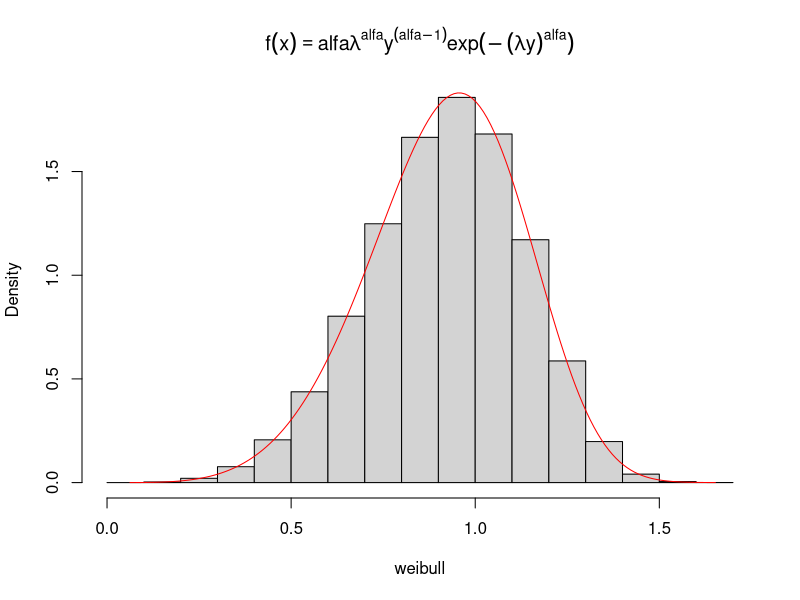

Write R code to recreate this figure.
################################################################################
#6) DISTRIBUCION WEIBULL CON EXPONENCIAL
potencia.3 <- function(w){
  return(sign(w) * abs(w)**(1/5))# alfa
} 
inv.weibull <-function(n,alfa,lambda){
  u<- runif(n)
  L<- 1/lambda
  x<- L*potencia.3(-log(u))
  x <- x[x != Inf & x != -Inf]
  x <- x[x>= 0]
} 
weibull <- inv.weibull(n = 10^6, alfa = 5,lambda = 1)
lambda<- 1 
alfa <- 5
hist(weibull, prob = TRUE, main = expression(f(x) == alfa * lambda^alfa * y^(alfa - 1) * exp(-(lambda * y)^alfa) ) ) 
y <- seq(min(weibull), max(weibull), 0.01)
lines(y , alfa * lambda^ alfa * y^(alfa - 1) * exp(-(lambda * y)^alfa),col="red")
# densidad de la curva f(x)
#Prueba Analitica(kolmogorov-Smirlov)
ks.test(weibull, "pweibull", shape = 5, scale = 1)
#p.value>0.05 No rechazar H0:(sigue la misma distribucion normal)
################################################################################